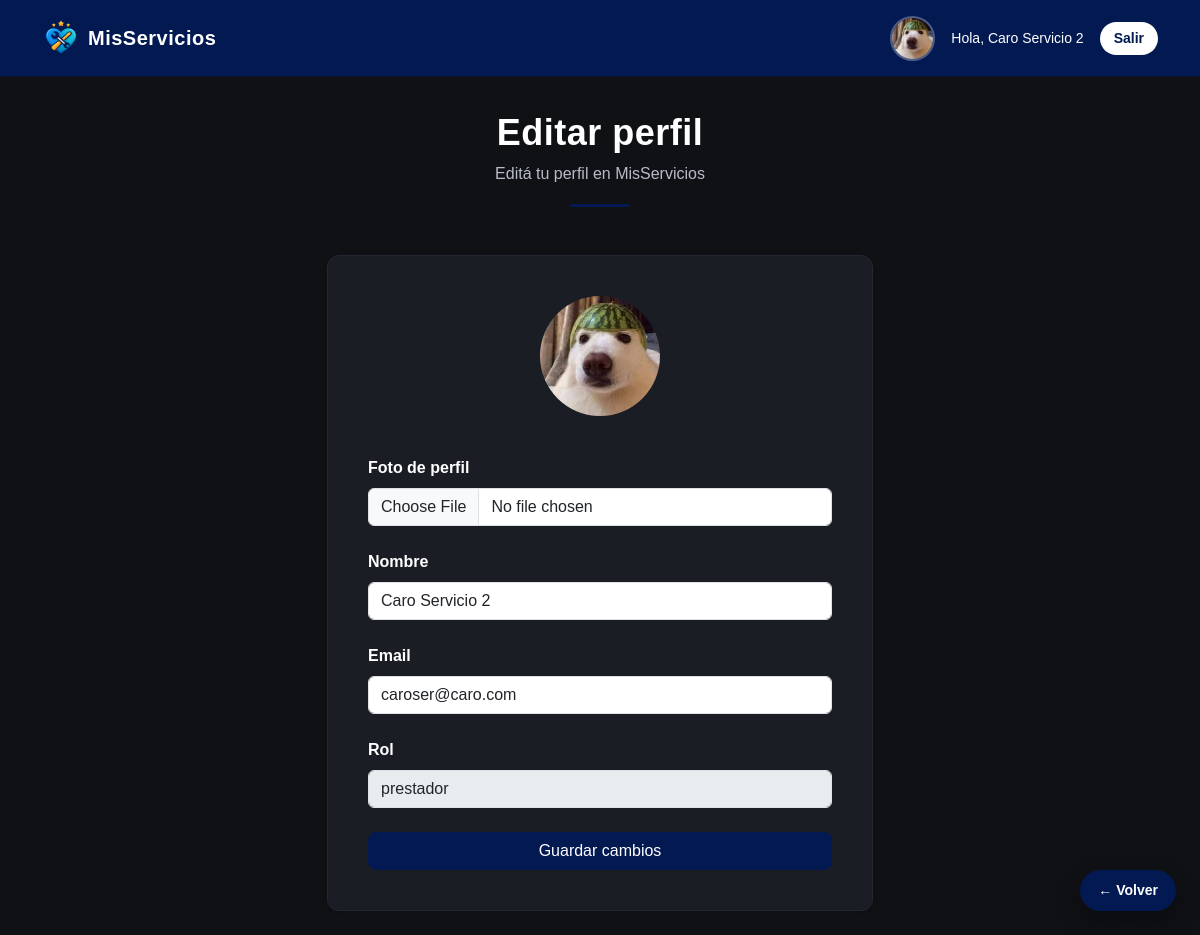
The app's page /perfil (signed in) with its own data.
### models.py (models this page shows, shortened)
class Usuario(UserMixin, db.Model):
    __tablename__ = 'usuarios'
    id = db.Column(db.Integer, primary_key=True)
    nombre = db.Column(db.String(100), nullable=False)
    email = db.Column(db.String(120), unique=True, nullable=False)
    password = db.Column(db.String(255), nullable=False)
    rol = db.Column(db.String(20), nullable=False)
    imagen = db.Column(db.String(200))
    calificaciones = db.relationship('Calificacion', backref='cliente', lazy=True)

### app.py (the view, shortened to what this page needs)
@app.route('/perfil', methods=['GET', 'POST'])
@login_required
def editar_perfil():
    return render_template('perfil.html', usuario=current_user)

### app.py (called while the page is built)
@login_manager.user_loader
def load_user(user_id):
    return Usuario.query.get(int(user_id))

### templates/perfil.html
{% extends "base.html" %}
{% block page_header %}
    {% set titulo = "Editar perfil" %}
    {% set subtitulo = "Editá tu perfil en MisServicios" %}
    {% include "components/page_header.html" %}
{% endblock %}
{% block content %}
<div class="row justify-content-center">
    <div class="col-12 col-md-8 col-lg-6">
        <div class="card shadow-sm">
            <div class="card-body">
                <form method="POST" enctype="multipart/form-data">
                    <div class="text-center mb-4">
                        {% if usuario.imagen %}
                            <img src="{{ url_for('static', filename='uploads/' + usuario.imagen) }}"
                                 class="rounded-circle mb-3"
                                 width="120" height="120">
                        {% else %}
                            <div class="prestador-avatar-placeholder mx-auto" style="width:120px;height:120px;font-size:36px;">
                                {{ usuario.nombre[0] }}
                            </div>
                        {% endif %}
                    </div>
                    <label class="fw-bold mb-2">Foto de perfil</label>
                    <input type="file" name="imagen" class="form-control">
                    <label class="fw-bold mt-4 mb-2">Nombre</label>
                    <input type="text"
                           name="nombre"
                           class="form-control"
                           value="{{ usuario.nombre }}"
                           required>
                    <label class="fw-bold mt-4 mb-2">Email</label>
                    <input type="email"
                           name="email"
                           class="form-control"
                           value="{{ usuario.email }}"
                           required>
                    <label class="fw-bold mt-4 mb-2">Rol</label>
                    <input type="text"
                           class="form-control"
                           value="{{ usuario.rol }}"
                           disabled>
                    <button class="btn btn-primary w-100 mt-4">
                        Guardar cambios
                    </button>
                </form>
            </div>
        </div>
    </div>
</div>
{% endblock %}

### templates/base.html (shortened to what this page needs)
<!DOCTYPE html>
<html lang="es">
<head>
    <link href="https://cdn.jsdelivr.net/npm/bootstrap@5.3.2/dist/css/bootstrap.min.css" rel="stylesheet">
    <link rel="stylesheet" href="{{ url_for('static', filename='css/styles.css') }}">
    <link rel="stylesheet" href="https://cdn.jsdelivr.net/npm/bootstrap-icons@1.11.3/font/bootstrap-icons.css">
</head>
<body>
<nav class="navbar navbar-expand-lg navbar-dark navbar-custom">
    <div class="container">
        <a class="navbar-brand d-flex align-items-center gap-2 fw-bold"
           href="{% if current_user.is_authenticated %}
                    {{ url_for('dashboard') }}
                 {% else %}
                    {{ url_for('index') }}
                 {% endif %}">
            <img src="{{ url_for('static', filename='img/logo-icon.png') }}"
                 class="logo-navbar">
            <span class="logo-text">MisServicios</span>
        </a>
        <div class="collapse navbar-collapse justify-content-lg-end text-center" id="navbarContent">
            {% if current_user.is_authenticated %}
            <div class="d-flex flex-column flex-lg-row align-items-center gap-3 mt-3 mt-lg-0">
                {% if current_user.imagen %}
                    <img src="{{ url_for('static', filename='uploads/' + current_user.imagen) }}"
                         class="avatar-navbar">
                {% else %}
                    <div class="prestador-avatar-placeholder">
                        {{ current_user.nombre[0] }}
                    </div>
                {% endif %}
                <span class="text-white small">
                    Hola, {{ current_user.nombre }}
                </span>
                <a href="{{ url_for('logout') }}" class="btn btn-logout btn-sm">
                    Salir
                </a>
            </div>
            {% endif %}
        </div>
    </div>
</nav>
<main class="container py-4">
    {% block page_header %}{% endblock %}
    {% block content %}{% endblock %}
</main>
{% if request.endpoint not in ['index'] %}
<a href="javascript:history.back()" class="btn-volver">
    ← Volver
</a>
{% endif %}
</body>
</html>

### static/css/styles.css (style rules this page uses)
:root { --primary-color: #021952; --primary-hover: #04307a; --bg-dark: #0f1115; --card-dark: #1a1d24; --text-light: #ffffff; --text-muted: #b8bcc8; }
body { margin: 0; font-family: Arial, Helvetica, sans-serif; background-color: var(--bg-dark); color: var(--text-light); }
.navbar-custom { background-color: var(--primary-color); border-bottom: 1px solid #0b1333; padding: 14px 0; }
.logo-navbar { height: 38px; }
.btn-primary { background-color: var(--primary-color); border-color: var(--primary-color); border-radius: 8px; }
.btn-logout { background-color: #ffffff; color: var(--primary-color); border-radius: 20px; padding: 6px 14px; font-weight: 600; border: none; transition: all .2s ease; }
.btn-volver { position: fixed; bottom: 24px; right: 24px; z-index: 1500; background: var(--primary-color); color: #ffffff; text-decoration: none; padding: 10px 18px; border-radius: 30px; font-weight: 600; font-size: 14px; box-shadow: 0 10px 25px rgba(0,0,0,0.35); transition: all .2s ease; }
.card { background-color: var(--card-dark); border-radius: 12px; border: 1px solid #232734; color: #fff; width: 100%; padding: 20px; }
@media (min-width: 768px) { .card { padding: 22px; } }
@media (min-width: 1024px) { .card { padding: 24px; } }
.logo-text { color: #ffffff; font-weight: 700; font-size: 20px; letter-spacing: 0.5px; }
.avatar-navbar { width: 45px; height: 45px; border-radius: 50%; object-fit: cover; border: 2px solid rgba(255,255,255,0.3); }

### records on screen
Usuario: imagen (picture), nombre "Caro Servicio 2", email "caroser@caro.com", rol "prestador"

### other values on screen
{{ titulo }} "Editar perfil"
{{ subtitulo }} "Editá tu perfil en MisServicios"
